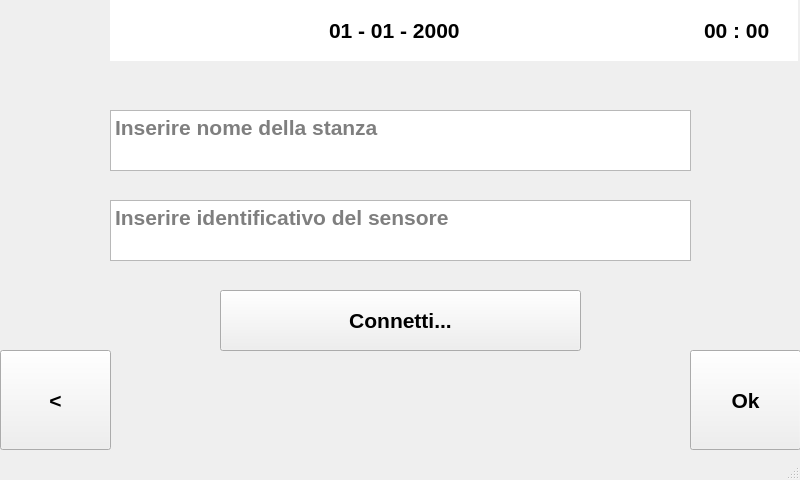
<?xml version="1.0" encoding="UTF-8"?>
<ui version="4.0">
 <class>AddRoomSensorWindow</class>
 <widget class="QMainWindow" name="AddRoomSensorWindow">
  <property name="geometry">
   <rect>
    <x>0</x>
    <y>0</y>
    <width>800</width>
    <height>480</height>
   </rect>
  </property>
  <property name="font">
   <font>
    <pointsize>10</pointsize>
   </font>
  </property>
  <property name="windowTitle">
   <string>MainWindow</string>
  </property>
  <widget class="QWidget" name="centralwidget">
   <widget class="QTimeEdit" name="timeEdit">
    <property name="geometry">
     <rect>
      <x>677</x>
      <y>0</y>
      <width>121</width>
      <height>61</height>
     </rect>
    </property>
    <property name="font">
     <font>
      <pointsize>16</pointsize>
      <weight>75</weight>
      <bold>true</bold>
      <kerning>true</kerning>
     </font>
    </property>
    <property name="wrapping">
     <bool>false</bool>
    </property>
    <property name="frame">
     <bool>false</bool>
    </property>
    <property name="alignment">
     <set>Qt::AlignCenter</set>
    </property>
    <property name="readOnly">
     <bool>true</bool>
    </property>
    <property name="buttonSymbols">
     <enum>QAbstractSpinBox::NoButtons</enum>
    </property>
    <property name="displayFormat">
     <string>HH : mm</string>
    </property>
   </widget>
   <widget class="QDateEdit" name="dateEdit">
    <property name="geometry">
     <rect>
      <x>110</x>
      <y>0</y>
      <width>571</width>
      <height>61</height>
     </rect>
    </property>
    <property name="font">
     <font>
      <pointsize>16</pointsize>
      <weight>75</weight>
      <bold>true</bold>
      <kerning>true</kerning>
     </font>
    </property>
    <property name="inputMethodHints">
     <set>Qt::ImhDate</set>
    </property>
    <property name="wrapping">
     <bool>false</bool>
    </property>
    <property name="frame">
     <bool>false</bool>
    </property>
    <property name="alignment">
     <set>Qt::AlignCenter</set>
    </property>
    <property name="readOnly">
     <bool>true</bool>
    </property>
    <property name="buttonSymbols">
     <enum>QAbstractSpinBox::NoButtons</enum>
    </property>
    <property name="displayFormat">
     <string>dd - MM - yyyy</string>
    </property>
   </widget>
   <widget class="QPushButton" name="PB_ok">
    <property name="geometry">
     <rect>
      <x>690</x>
      <y>350</y>
      <width>111</width>
      <height>100</height>
     </rect>
    </property>
    <property name="font">
     <font>
      <pointsize>16</pointsize>
      <weight>75</weight>
      <bold>true</bold>
     </font>
    </property>
    <property name="text">
     <string>Ok</string>
    </property>
   </widget>
   <widget class="QPushButton" name="PB_goBack">
    <property name="geometry">
     <rect>
      <x>0</x>
      <y>350</y>
      <width>111</width>
      <height>100</height>
     </rect>
    </property>
    <property name="font">
     <font>
      <pointsize>16</pointsize>
      <weight>75</weight>
      <bold>true</bold>
     </font>
    </property>
    <property name="text">
     <string>&lt;</string>
    </property>
   </widget>
   <widget class="QPlainTextEdit" name="PT_room">
    <property name="geometry">
     <rect>
      <x>110</x>
      <y>110</y>
      <width>581</width>
      <height>61</height>
     </rect>
    </property>
    <property name="font">
     <font>
      <pointsize>16</pointsize>
      <weight>75</weight>
      <bold>true</bold>
     </font>
    </property>
    <property name="verticalScrollBarPolicy">
     <enum>Qt::ScrollBarAlwaysOff</enum>
    </property>
    <property name="sizeAdjustPolicy">
     <enum>QAbstractScrollArea::AdjustIgnored</enum>
    </property>
    <property name="overwriteMode">
     <bool>true</bool>
    </property>
    <property name="placeholderText">
     <string>Inserire nome della stanza</string>
    </property>
   </widget>
   <widget class="QPlainTextEdit" name="PT_sensor">
    <property name="geometry">
     <rect>
      <x>110</x>
      <y>200</y>
      <width>581</width>
      <height>61</height>
     </rect>
    </property>
    <property name="font">
     <font>
      <pointsize>16</pointsize>
      <weight>75</weight>
      <bold>true</bold>
     </font>
    </property>
    <property name="verticalScrollBarPolicy">
     <enum>Qt::ScrollBarAlwaysOff</enum>
    </property>
    <property name="sizeAdjustPolicy">
     <enum>QAbstractScrollArea::AdjustIgnored</enum>
    </property>
    <property name="overwriteMode">
     <bool>true</bool>
    </property>
    <property name="placeholderText">
     <string>Inserire identificativo del sensore</string>
    </property>
   </widget>
   <widget class="QPushButton" name="PB_connect">
    <property name="geometry">
     <rect>
      <x>220</x>
      <y>290</y>
      <width>361</width>
      <height>61</height>
     </rect>
    </property>
    <property name="font">
     <font>
      <pointsize>16</pointsize>
      <weight>75</weight>
      <bold>true</bold>
     </font>
    </property>
    <property name="text">
     <string>Connetti...</string>
    </property>
   </widget>
  </widget>
  <widget class="QStatusBar" name="statusbar"/>
 </widget>
 <resources/>
 <connections/>
</ui>
